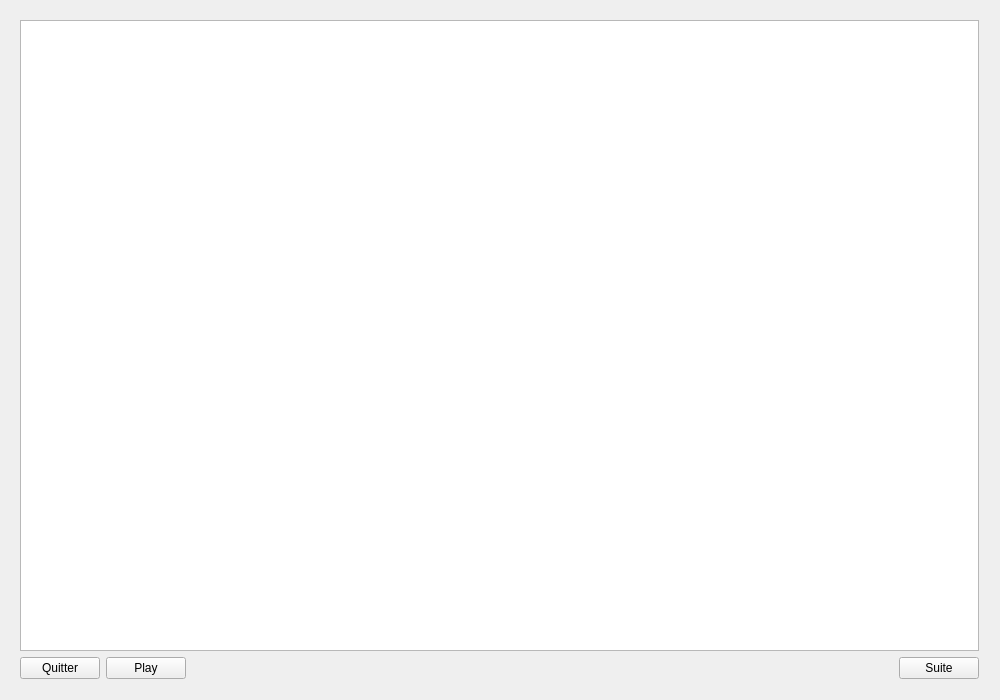
<?xml version="1.0" encoding="UTF-8"?>
<ui version="4.0">
 <class>Widget</class>
 <widget class="QWidget" name="Widget">
  <property name="geometry">
   <rect>
    <x>0</x>
    <y>0</y>
    <width>1000</width>
    <height>700</height>
   </rect>
  </property>
  <property name="minimumSize">
   <size>
    <width>1000</width>
    <height>700</height>
   </size>
  </property>
  <property name="maximumSize">
   <size>
    <width>1000</width>
    <height>700</height>
   </size>
  </property>
  <property name="windowTitle">
   <string>Survival Night, Insane Road</string>
  </property>
  <widget class="QWidget" name="layoutWidget">
   <property name="geometry">
    <rect>
     <x>9</x>
     <y>9</y>
     <width>981</width>
     <height>681</height>
    </rect>
   </property>
   <layout class="QVBoxLayout" name="verticalLayout">
    <item>
     <widget class="QGraphicsView" name="maVue"/>
    </item>
    <item>
     <layout class="QHBoxLayout" name="horizontalLayout">
      <item>
       <widget class="QPushButton" name="pushButtonQuitter">
        <property name="text">
         <string>Quitter</string>
        </property>
       </widget>
      </item>
      <item>
       <widget class="QPushButton" name="pushButtonPlay">
        <property name="text">
         <string>Play</string>
        </property>
       </widget>
      </item>
      <item>
       <spacer name="horizontalSpacer">
        <property name="orientation">
         <enum>Qt::Horizontal</enum>
        </property>
        <property name="sizeHint" stdset="0">
         <size>
          <width>40</width>
          <height>20</height>
         </size>
        </property>
       </spacer>
      </item>
      <item>
       <widget class="QPushButton" name="pushButtonTexte">
        <property name="text">
         <string>Suite</string>
        </property>
       </widget>
      </item>
     </layout>
    </item>
   </layout>
  </widget>
 </widget>
 <layoutdefault spacing="6" margin="11"/>
 <resources/>
 <connections>
  <connection>
   <sender>pushButtonQuitter</sender>
   <signal>clicked()</signal>
   <receiver>Widget</receiver>
   <slot>close()</slot>
   <hints>
    <hint type="sourcelabel">
     <x>50</x>
     <y>404</y>
    </hint>
    <hint type="destinationlabel">
     <x>159</x>
     <y>408</y>
    </hint>
   </hints>
  </connection>
 </connections>
</ui>
